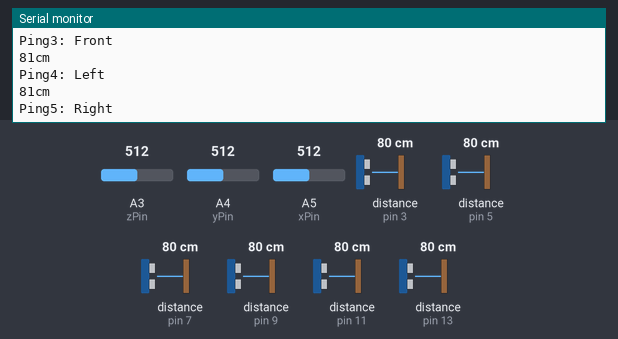
This sketch was run on a simulated Arduino Uno, built with avr-gcc and run on an emulated ATmega328P. On the bench: the last lines printed to the serial monitor. Inputs (shaded band) come from the test bench; at power-on: distance to the obstacle (sensors on pin 5, pin 3, pin 7, pin 9, pin 11, pin 13) 80 cm, A3 (zPin) = 512, A4 (yPin) = 512, A5 (xPin) = 512. The echo pulse lasts 58.3 µs per cm.

Above: at 4.2 s.
4.3 s: distance to the obstacle (sensor on pin 5) set to 4 cm
At 4.61 s:
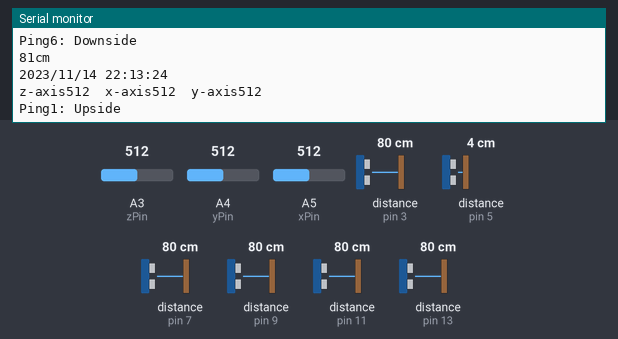
5.8 s: distance to the obstacle (sensor on pin 5) set to 2 cm
At 6.18 s:
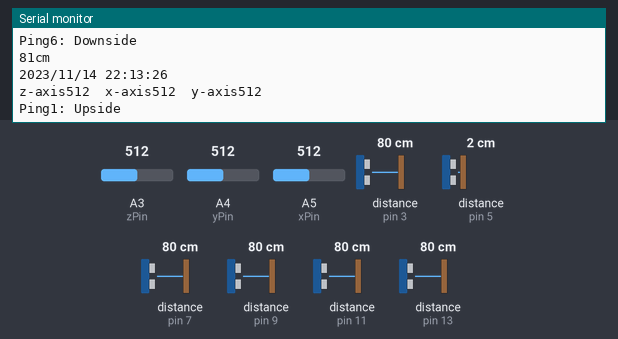
Timing chart, 0 to 8.8 s (numbered marks = the images above; inputs shaded):
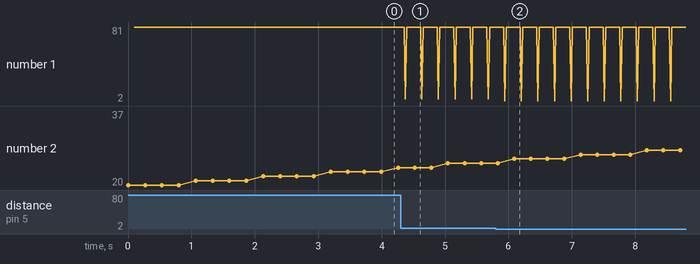

The sketch:

HCSR404MultipleSensors.ino
```cpp
// Author David Sandoval Garcia 2018
// HC SR404 360 Distance Measurement Sensors Code
// Developed at Ravensbourne University FMP
// This code is meant to be used by students who
// want to do 360 degrees distance measurements

#include <Wire.h>
#include "RTClib.h"
RTC_Millis rtc;
#include <NewPing.h>

// DS1302:  RST pin    -> Arduino Digital 2
//          DATA pin   -> Arduino Digital 3
//          CLK pin  -> Arduino Digital 4

#define TRIGGER_PIN1  2 // defining trigger Pin/Sensor1 UPSIDE
#define ECHO_PIN1     3 // defining echo Pin/Sensor1
#define MAX_DISTANCE1 200 // defining Max Dist Pin/Sensor1
#define TRIGGER_PIN2  4 // defining trigger Pin/Sensor2 BACK
#define ECHO_PIN2     5 // defining echo Pin/Sensor2
#define MAX_DISTANCE2 200 // defining Max Dist Pin/Sensor2
#define TRIGGER_PIN3  6 // defining trigger Pin/Sensor3 FRONT
#define ECHO_PIN3     7 // defining echo Pin/Sensor3
#define MAX_DISTANCE3 200 // defining Max Dist Pin/Sensor3
#define TRIGGER_PIN4  8 // defining trigger Pin/Sensor4 LEFT
#define ECHO_PIN4     9  // defining echo Pin/Sensor4
#define MAX_DISTANCE4 200 // defining Max Dist Pin/Sensor4
#define TRIGGER_PIN5  10 // defining trigger Pin/Sensor5 RIGHT
#define ECHO_PIN5     11 // defining echo Pin/Sensor5
#define MAX_DISTANCE5 200 // defining Max Dist Pin/Sensor5
#define TRIGGER_PIN6  12 // defining trigger Pin/Sensor6 DOWNSIDE
#define ECHO_PIN6     13 // defining echo Pin/Sensor6
#define MAX_DISTANCE6 200 // defining Max Dist Pin/Sensor6

// Create New Ping for all Pins (Individually) / Alter the names
// Create customise names and implementing the direction within the system

NewPing sonar1(TRIGGER_PIN1, ECHO_PIN1, MAX_DISTANCE1);
NewPing sonar2(TRIGGER_PIN2, ECHO_PIN2, MAX_DISTANCE2);
NewPing sonar3(TRIGGER_PIN3, ECHO_PIN3, MAX_DISTANCE3);
NewPing sonar4(TRIGGER_PIN4, ECHO_PIN4, MAX_DISTANCE4);
NewPing sonar5(TRIGGER_PIN5, ECHO_PIN5, MAX_DISTANCE5);
NewPing sonar6(TRIGGER_PIN6, ECHO_PIN6, MAX_DISTANCE6);

//connect 3.3v to AREF
const int xPin = A5;
const int yPin = A4;
const int zPin = A3;
void setup() {
  Serial.begin(9600);
  rtc.begin(DateTime(__DATE__, __TIME__));
}

void loop() {
    analogReference(EXTERNAL);    //connect 3.3v to AREF
    DateTime now = rtc.now();
    Serial.print(now.year(), DEC);
    Serial.print('/');
    Serial.print(now.month(), DEC);
    Serial.print('/');
    Serial.print(now.day(), DEC);
    Serial.print(' ');
    Serial.print(now.hour(), DEC);
    Serial.print(':');
    Serial.print(now.minute(), DEC);
    Serial.print(':');
    Serial.print(now.second(), DEC);
    Serial.println();

  Serial.print("z-axis"); // labelling z-axis
  delay(50);
  Serial.print(analogRead(xPin)); // - 507 substracting for flat surface
  Serial.print("\t"); // tabs for excell to create logs of data
  Serial.print("x-axis"); // labelling x-axis
  Serial.print(analogRead(yPin)); // - 512 substracting for flat surface
  Serial.print("\t");
  Serial.print("y-axis"); // labelling y-axis
  Serial.print(analogRead(zPin)); // - 615 substracting for flat surface
  Serial.println();
  Serial.print("Ping1: ");
  Serial.println("Upside");
  Serial.print(sonar1.ping_cm());
  Serial.println("cm");
  delay(30);
  Serial.print("Ping2: ");
  Serial.println("Back");
  Serial.print(sonar2.ping_cm());
  Serial.println("cm");
  delay(30);
  Serial.print("Ping3: ");
  Serial.println("Front");
  Serial.print(sonar3.ping_cm());
  Serial.println("cm");
  delay(30);
  Serial.print("Ping4: ");
  Serial.println("Left");
  Serial.print(sonar4.ping_cm());
  Serial.println("cm");
  delay(30);
  Serial.print("Ping5: ");
  Serial.println("Right");
  Serial.print(sonar5.ping_cm());
  Serial.println("cm");
  delay(30);
   Serial.print("Ping6: ");
   Serial.println("Downside");
  Serial.print(sonar6.ping_cm());
  Serial.println("cm");
  delay(30);
}
```

Measured:
- after the input at 4.3 s, the serial monitor: prints a new line after 0.07 s (image 1)
- after the input at 5.8 s, the serial monitor: prints a new line after 0.14 s (image 2)
